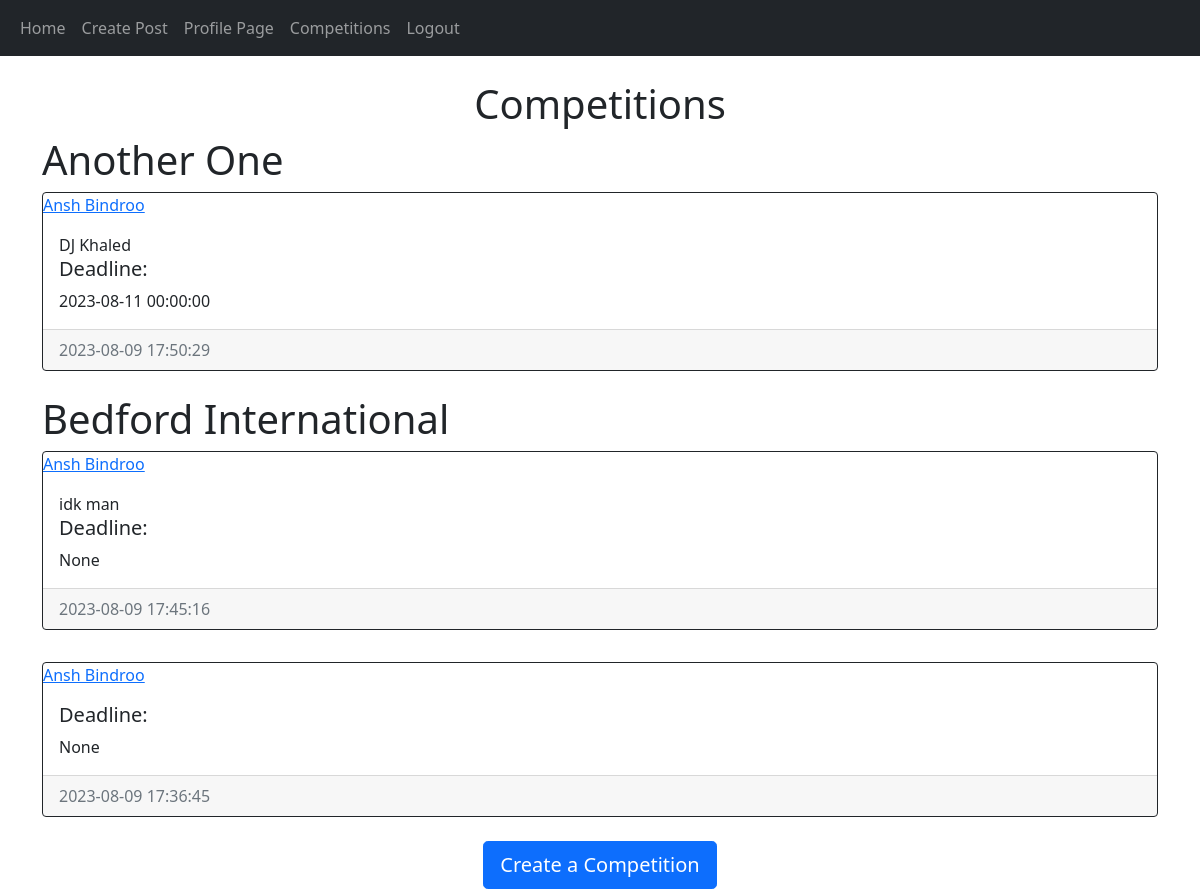
The page /competitions (signed in) on the database its author committed.
### website/models.py (models this page shows)
class Competitions(db.Model):
    __tablename__ = "Competitions"
    compid = db.Column(db.Integer, primary_key=True)
    producerid = db.Column(db.Integer, db.ForeignKey('Producers.producerid'))
    title = db.Column(db.String(300))
    brief = db.Column(db.Text)
    deadline = db.Column(db.DateTime(timezone=True))
    date_created = db.Column(db.DateTime(timezone=True), default=func.now())

class Users(db.Model, UserMixin):
    __tablename__ = "Users"
    id = db.Column(db.Integer, primary_key=True)
    email = db.Column(db.String(150), unique=True)
    username = db.Column(db.String(150), unique=True)
    forename = db.Column(db.String(75), unique=True)
    surname = db.Column(db.String(75), unique=True)
    password = db.Column(db.String(150))
    date_created = db.Column(db.DateTime(timezone=True), default=func.now())
    accounttype = db.Column(db.Integer)
    profilepic = db.Column(db.String())
    biography = db.Column(db.Text)
    writers = db.relationship('Screenwriters', backref="user", passive_deletes=True)
    producers = db.relationship('Producers', backref="user", passive_deletes=True)

### website/views.py (the view)
@views.route("/competitions")
@login_required
def competitions():
    comps = Competitions.query.order_by(Competitions.compid.desc())
    userdetails = Users.query.filter_by(username = current_user.username).first()
    return render_template("competitions.html", user=current_user, comps=comps, details=userdetails)

### website/__init__.py (called while the page is built)
def create_app():
    app = Flask(__name__)
    app.config['SECRET_KEY'] = "helloworld"
    app.config['SQLALCHEMY_DATABASE_URI'] = f'sqlite:///{DB_NAME}'
    app.config['UPLOAD_FOLDER'] = '/Users/anshbindroo/Desktop/CSFilmNEA/FilmNEA'
    db.init_app(app)
    from .views import views
    from .auth import auth
    app.register_blueprint(views, url_prefix="/")
    app.register_blueprint(auth, url_prefix="/")
    from .models import Users, Screenwriters, Producers, Screenplays
    with app.app_context():
        db.create_all()
    login_manager = LoginManager()
    login_manager.login_view = "auth.login"
    login_manager.init_app(app)
    @login_manager.user_loader
    def load_user(id):
        return Users.query.get(id)
    return app

### website/templates/competitions.html
{% extends "comp_div.html" %} {% block title %}Home{% endblock %}

### website/templates/comp_div.html
{% extends "base.html" %} {% block title %}Home{% endblock %} {% block content
    %}
    <h1 align="center">{% block header %}Competitions{% endblock %}</h1>
    <div id="comps">
      {% for comp in comps %}
      <h1>{{comp.title}}</h1>
      <div class="card border-dark">
        <a href="/competitions/{{comp.producer.user.username}}">{{comp.producer.user.username}}</a>
        <div class="card-body">
          <div class="card-text">{{comp.brief}}</div>
          <h5>Deadline:</h5>
          {{comp.deadline}}
        </div>
        <div class="card-footer text-muted">{{comp.date_created}}</div>
      </div>
      <br/> {% endfor %}
    </div>
    {% block footer %}
    {% if details.accounttype == 2 %}
    <div align="center">
      <a href="/post"><button type="button" class="btn btn-primary btn-lg">Create a Competition</button></a>
    </div>
    {% endif %}
    {% endblock %} {% endblock %}

### website/templates/base.html (shortened to what this page needs)
<!DOCTYPE html>
<html lang="en">
  <head>
    <link
      href="https://cdn.jsdelivr.net/npm/bootstrap@5.0.2/dist/css/bootstrap.min.css"
      rel="stylesheet"
    />
  </head>
  <body>
    <nav class="navbar navbar-expand-lg navbar-dark bg-dark">
      <div class="container-fluid">
        <div class="collapse navbar-collapse" id="navbar">
          <div class="navbar-nav">
            <a class="nav-item nav-link" href="/home">Home</a>
            {% if user.is_authenticated %}
            <a class="nav-item nav-link" href="/post">Create Post</a>
            <a class="nav-item nav-link" href="/profilepage">Profile Page</a>
            <a class="nav-item nav-link" href="/competitions">Competitions</a>
            <a class="nav-item nav-link" href="/logout">Logout</a>
            {% else %}
            <a class="nav-item nav-link" href="/login">Login</a>
            <a class="nav-item nav-link" href="/sign-up">Sign Up</a>
            {% endif %}
          </div>
        </div>
      </div>
    </nav>
    <br>
    <div class="container">{% block content %}{% endblock %}</div>
  </body>
</html>

### rows shown on the page
Competitions: title "Another One", producer.user.username "Ansh Bindroo", brief "DJ Khaled", deadline "2023-08-11 00:00:00", date_created "2023-08-09 17:50:29"
Competitions: title "Bedford International", producer.user.username "Ansh Bindroo", brief "idk man", deadline "None", date_created "2023-08-09 17:45:16"
Competitions: producer.user.username "Ansh Bindroo", deadline "None", date_created "2023-08-09 17:36:45"
